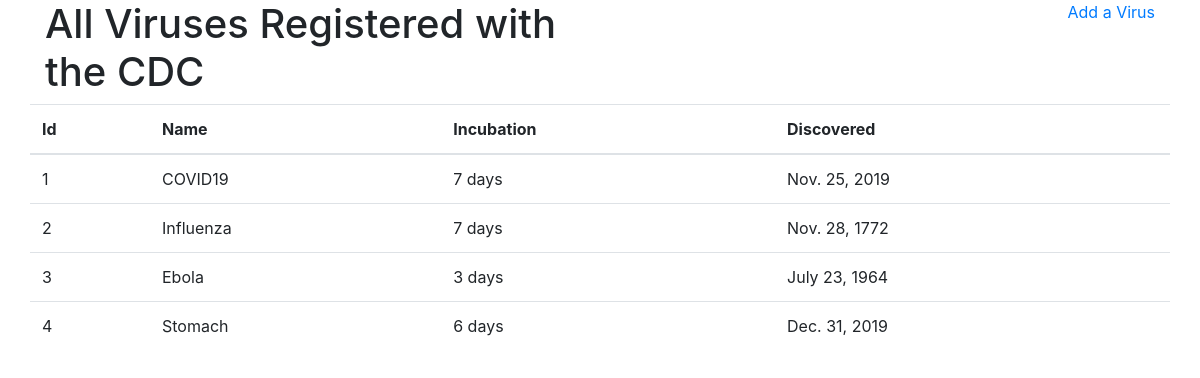
Page /allviruses on the committed database.
### ValiDapp/models.py (models this page shows)
class Viruses(models.Model):
    name = models.CharField(max_length=100)
    incubation_period = models.IntegerField()
    discovered = models.DateField()
    created_at = models.DateTimeField(auto_now_add=True)
    updated_at = models.DateTimeField(auto_now=True)
    objects = VirusManager()

### ValiDapp/views.py (the view)
# urls.py: path('allviruses', views.show_all)
def show_all(request):
    context = {
        "viruses": Viruses.objects.all()
    }
    return render(request, "all_viruses.html", context)

### ValiDapp/templates/all_viruses.html (shortened to what this page needs)
<!DOCTYPE html>
<html lang="en">
<head>
    <link rel="stylesheet" href="https://stackpath.bootstrapcdn.com/bootstrap/4.4.1/css/bootstrap.min.css">
</head>
<body>
    <div class="container">
        <div class="row">
            <div class="col-sm-6 text-left">
                <h1>All Viruses Registered with the CDC</h1>
            </div>
            <div class="col-sm-6 text-right">
                <a href="/">Add a Virus</a>
            </div>
        </div>
        <div class="row">
            <table class="table">
                <thead>
                    <th>Id</th>
                    <th>Name</th>
                    <th>Incubation</th>
                    <th>Discovered</th>
                </thead>
                <tbody>
                    {% for virus in viruses %}
                        <tr>
                            <td>{{virus.id}}</td>
                            <td>{{virus.name}}</td>
                            <td>{{virus.incubation_period}} days</td>
                            <td>{{virus.discovered}}</td>
                        </tr>
                    {% endfor %}
                </tbody>
            </table>
        </div>
    </div>
</body>
</html>

### rows in the picture
Viruses: id "1", name "COVID19", incubation_period "7", discovered "Nov. 25, 2019"
Viruses: id "2", name "Influenza", incubation_period "7", discovered "Nov. 28, 1772"
Viruses: id "3", name "Ebola", incubation_period "3", discovered "July 23, 1964"
Viruses: id "4", name "Stomach", incubation_period "6", discovered "Dec. 31, 2019"
